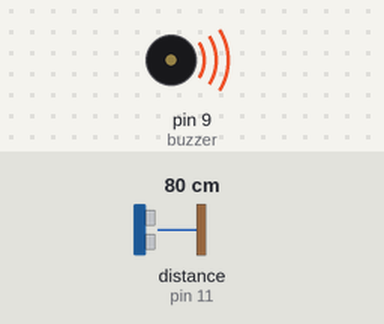
Bench run of a sketch on a simulated Arduino Uno, built with avr-gcc and run on an emulated ATmega328P. Parts: buzzer (waves = sounding). Wiring (inferred from the names in the program): ultrasonic range finder: trigger pin 12; echo pin 11. The inputs (shaded band) are chosen by the test bench; at power-on: distance to the obstacle (sensor on pin 11) 80 cm. The echo pulse lasts 58.3 µs per cm; what the sketch prints to the serial monitor is not drawn.

Above: at 0.1 s.
Timing chart, 0 to 1.6 s (numbered marks = the images above):
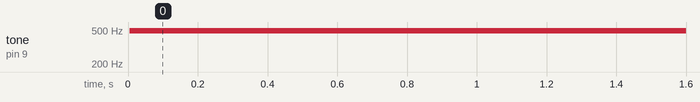

Measured:
- by itself, tone on pin 9 (buzzer): silent → 490 Hz at 0.01 s

The sketch:

BlindStick.ino
```cpp
/*
 *********************************************************************
 * Author : Ashish Kumar Verma
 * Name Of Project : BLIND STICK WITH ULTRASONIC MODULE
 * Version : v1.0
 * Date : 16/10/2019
 * Software : Arduino 1.8.9
 * COnnection: Connect D11 pin to Echo of Ultrasonic
 *             Connect D12 pin to Trigger of Ultrasonic
 *             Connect Buzzer positive pin to D9 pin of arduino
 *
 * Working :  When any object is between range 0 to 150 cm
 *            the buzzer will change tone if object is
 *            between 150 to 50 cm accordingly
 *            if object is inside 50cm the buzzer will be full active
 *            if no object detected inside range 150cm the
 *            buzzer will remain off.
 *
 * TESTING : NOT DONE YET (16/10/2019)(HARDWARE UNAVAILABITY)
 *         : Before testing with buzzer check whether
 *           Ultrasonic is calculating full distance upto 150cm or not
 *********************************************************************
 */


#include "Ultrasonic.h"  // keep Ultrasonic.h in same folder as this code is
const int buzzer = 9;    // use PWM pin only for buzzer
const int Echo = 11;
const int Trigger = 12;

Ultrasonic ultrasonic(Trigger,Echo);

void setup() {
  Serial.begin(9600);
  pinMode(buzzer,OUTPUT);
}

void loop()
  {
    int distance = ultrasonic.Ranging(CM);  // get distance in centimeter
    Serial.println(distance);                   // for testing purpouse only
        if ((distance>125) && (distance<=150))       //if(distnace is between 150 to 125 )
          {
            analogWrite(buzzer,70);                 //   second value inside () can be used to genearte PWM signal
                                                    //   so buzzer will make different sound at different range
                                                    //   PWM signal range 0-255
          }
        else if ((distance>100) && (distance<=125))  //if(distnace is between 125 to 100 )
          {
            analogWrite(buzzer,100);
          }
        else if ((distance>75) && (distance<=100))   //if(distnace is between 100 to 75 )
          {
            analogWrite(buzzer,130);
          }
        else if ((distance>50) && (distance<=75))   //if(distnace is between 50 to 75 )
          {
            analogWrite(buzzer,180);
          }
        else if ((distance>5) && (distance<=50))   //if(distnace is between 5 to 50 )
          {                                        //Not 0 because in close range ultrasonic misbehave sometime
            digitalWrite(buzzer,HIGH);
          }
        else
          {
            digitalWrite(buzzer,LOW);
          }
  }
```

Ultrasonic.cpp
```cpp
// (licence header left out)
#if ARDUINO >= 100
  #include "Arduino.h"
#else
  #include "WProgram.h"
#endif

#include "Ultrasonic.h"

Ultrasonic::Ultrasonic(int TP, int EP)
{
   pinMode(TP,OUTPUT);
   pinMode(EP,INPUT);
   Trig_pin=TP;
   Echo_pin=EP;
   Time_out=12000;  // 3000 µs = 50cm // per 1m = 6000µs
}

Ultrasonic::Ultrasonic(int TP, int EP, long TO)
{
   pinMode(TP,OUTPUT);
   pinMode(EP,INPUT);
   Trig_pin=TP;
   Echo_pin=EP;
   Time_out=TO;
}

long Ultrasonic::Timing()
{
  digitalWrite(Trig_pin, LOW);
  delayMicroseconds(2);
  digitalWrite(Trig_pin, HIGH);
  delayMicroseconds(10);
  digitalWrite(Trig_pin, LOW);
  duration = pulseIn(Echo_pin,HIGH,Time_out);
  if ( duration == 0 ) {
	duration = Time_out; }
  return duration;
}

long Ultrasonic::Ranging(int sys)
{
  Timing();
  if (sys) {
	distance_cm = duration /29 / 2 ;
	return distance_cm;
  } else {
	distance_inc = duration / 74 / 2;
	return distance_inc; }
}
```

Ultrasonic.h
```cpp
// (licence header left out)
#ifndef Ultrasonic_h
#define Ultrasonic_h

#if ARDUINO >= 100
  #include "Arduino.h"
#else
  #include "WProgram.h"
#endif

#define CM 1
#define INC 0

class Ultrasonic
{
  public:
    Ultrasonic(int TP, int EP);
	Ultrasonic(int TP, int EP, long TO);
    long Timing();
    long Ranging(int sys);

  private:
    int Trig_pin;
    int Echo_pin;
	long Time_out;
    long duration,distance_cm,distance_inc;
};

#endif
```
